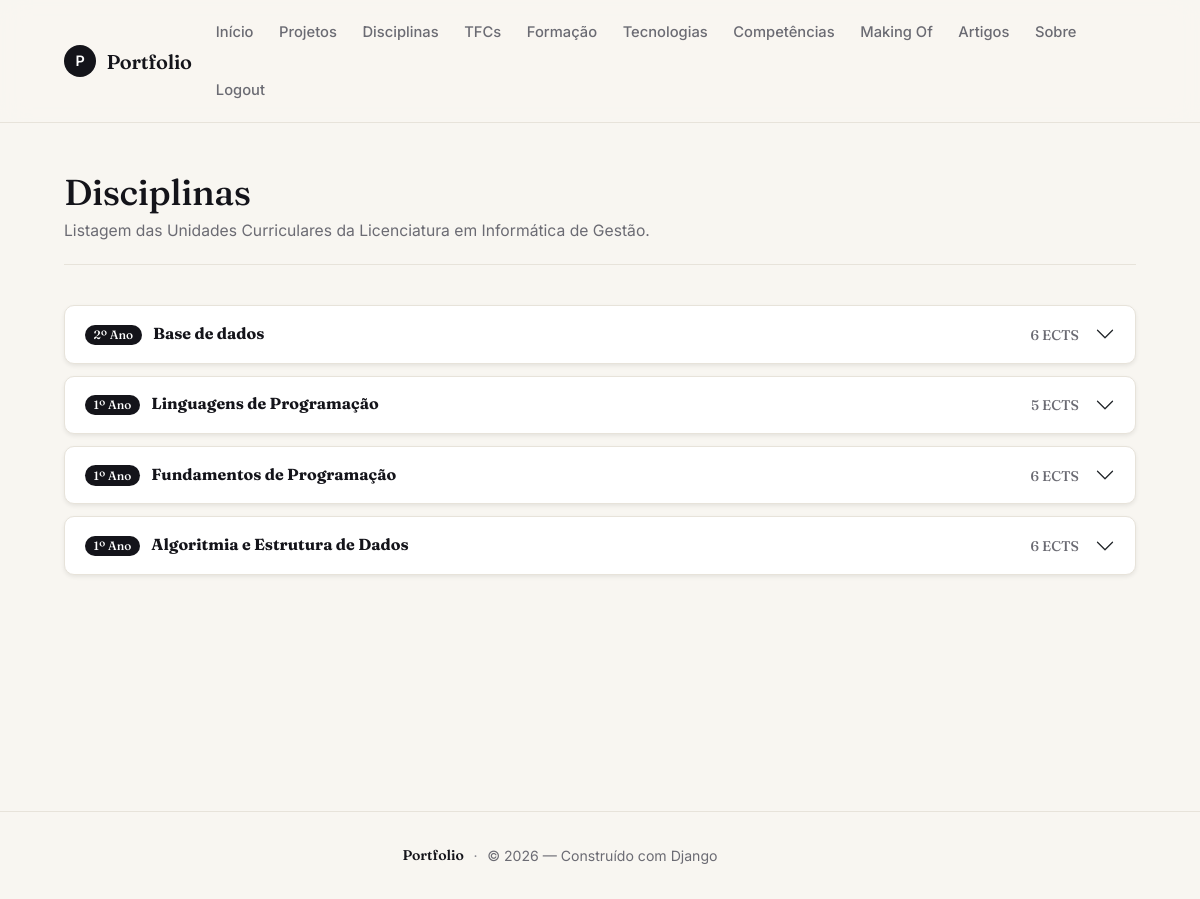
The page /portfolio/ucs/ (signed in) on the database its author committed.
### portfolio/models.py (models this page shows, shortened)
class UnidadeCurricular(models.Model):
    licenciatura = models.ForeignKey(Licenciatura, on_delete=models.CASCADE, related_name='ucs')
    nome = models.CharField(max_length=200)
    codigo_uc = models.IntegerField(unique=True, null=True)
    ano = models.IntegerField()
    semestre = models.CharField(max_length=20)
    ects = models.IntegerField()
    objetivos = models.TextField(blank=True)
    curricularIUnitReadableCode = models.TextField(blank=True)
    programa = models.TextField(blank=True)
    bibliografia = models.TextField(blank=True)
    metodologia = models.TextField(blank=True)
    imagem = models.ImageField(upload_to='ucs/', blank=True)
    docentes = models.ManyToManyField('Docente', related_name='ucs')

class Licenciatura(models.Model):
    nome = models.CharField(max_length=200)
    apresentacao = models.TextField()
    objetivos = models.TextField()
    num_semestres = models.IntegerField()
    formato = models.CharField(max_length=100)
    ects = models.IntegerField()
    competencias_adquiridas = models.TextField()

### portfolio/views.py (the view)
# urls.py: path('ucs/', views.ucs_list_view, name='unidades_curriculares'),
@login_required(login_url='accounts:login')
def ucs_list_view(request):
    context = {'ucs': UnidadeCurricular.objects.all().select_related('licenciatura')}
    return render(request, 'portfolio/disciplinas.html', context)

### portfolio/templates/portfolio/disciplinas.html (shortened to what this page needs)
{% extends 'portfolio/base.html' %}
{% block content %}
<section class="ucs-header" style="display: flex; justify-content: space-between; align-items: center; margin-bottom: 2rem;">
    <div>
        <h2 style="margin: 0;">Disciplinas</h2>
        <p style="margin: 0;">Listagem das Unidades Curriculares da Licenciatura em {{ ucs.0.licenciatura.nome|default:"Engenharia" }}.</p>
    </div>
</section>
<div class="accordion accordion-flush" id="accordionDisciplinas">
    {% for uc in ucs %}
    <div class="accordion-item shadow-sm mb-3" style="border: 1px solid #eee; border-radius: 8px;">
    <h2 class="accordion-header" id="heading-{{ uc.id }}">
        <button class="accordion-button collapsed" type="button" data-bs-toggle="collapse" data-bs-target="#collapse-{{ uc.id }}" aria-expanded="false" aria-controls="collapse-{{ uc.id }}">
            <div class="d-flex justify-content-between w-100 align-items-center">
                <span>
                    <span class="badge bg-primary me-2">{{ uc.ano }}º Ano</span>
                    <strong>{{ uc.nome }}</strong>
                </span>
                <div class="d-flex align-items-center">
                    <span class="text-muted me-3">
                        <small>{{ uc.ects }} ECTS</small>
                    </span>
                </div>
            </div>
        </button>
    </h2>
    </div>
    {% empty %}
    <div class="alert alert-info">Nenhuma Unidade Curricular encontrada.</div>
    {% endfor %}
</div>
{% endblock %}

### portfolio/static/portfolio/styles.css (style rules this page uses)
:root { --bg: #f8f6f1; --bg-elev: #ffffff; --ink: #14141a; --ink-soft: #2a2a33; --muted: #6b6b73; --muted-2: #8a8a92; --hairline: #e7e3da; --hairline-2: #efece5; --accent: #b45309; --accent-soft: #f3e9d6; --danger: #b91c1c; --success: #15803d; --shadow-sm: 0 1px 2px rgba(20, 20, 26, 0.04); --shadow-md: 0 6px 24px -12px rgba(20, 20, 26, 0.18); --shadow-lg: 0 24px 60px -28px rgba(20, 20, 26, 0.25); --radius-sm: 6px; --radius: 10px; --radius-lg: 16px; --container: 1120px; --serif: 'Fraunces', 'Playfair Display', Georgia, 'Times New Roman', serif; --sans: 'Inter', -apple-system, BlinkMacSystemFont, "Segoe UI", Roboto, sans-serif; }
*, *::before, *::after { box-sizing: border-box; }
html { scroll-behavior: smooth; }
body { margin: 0; font-family: var(--sans); background: var(--bg); color: var(--ink); line-height: 1.65; font-size: 16px; -webkit-font-smoothing: antialiased; -moz-osx-font-smoothing: grayscale; text-rendering: optimizeLegibility; }
h1, h2, h3, h4 { font-family: var(--serif); font-weight: 500; color: var(--ink); letter-spacing: -0.01em; line-height: 1.2; margin: 0 0 .6em; }
h2 { font-size: clamp(1.6rem, 3vw, 2.1rem); }
p { margin: 0 0 1em; color: var(--ink-soft); }
small, .text-muted { color: var(--muted) !important; }
.page-header, .projetos-header, .ucs-header { display: flex !important; flex-wrap: wrap; gap: 1rem; align-items: end !important; justify-content: space-between !important; padding-bottom: 1.25rem; margin-bottom: 2.5rem !important; border-bottom: 1px solid var(--hairline); }
.page-header h2, .projetos-header h2, .ucs-header h2 { font-size: clamp(1.8rem, 3vw, 2.4rem); border: 0 !important; padding: 0 !important; margin: 0 0 .25rem !important; }
.page-header p, .projetos-header p, .ucs-header p { color: var(--muted); margin: 0 !important; font-size: .98rem; max-width: 60ch; }
main h2 { border: 0; padding: 0; }
.accordion-item { background: var(--bg-elev) !important; border: 1px solid var(--hairline) !important; border-radius: var(--radius) !important; margin-bottom: .75rem !important; box-shadow: var(--shadow-sm); overflow: hidden; }
.accordion-button { background: transparent !important; color: var(--ink) !important; font-weight: 500 !important; box-shadow: none !important; padding: 1.1rem 1.25rem !important; }
.accordion-button .badge.bg-primary { background: var(--ink) !important; color: #fff !important; font-weight: 500; padding: .35em .7em; border-radius: 999px; }

### rows shown on the page
UnidadeCurricular: licenciatura.nome "Informática de Gestão", ano "2", nome "Base de dados", ects "6"
UnidadeCurricular: ano "1", nome "Linguagens de Programação", ects "5"
UnidadeCurricular: ano "1", nome "Fundamentos de Programação", ects "6"
UnidadeCurricular: ano "1", nome "Algoritmia e Estrutura de Dados", ects "6"
